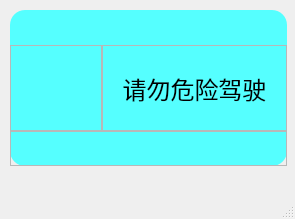
<?xml version="1.0" encoding="UTF-8"?>
<ui version="4.0">
 <class>MainWindow</class>
 <widget class="QMainWindow" name="MainWindow">
  <property name="geometry">
   <rect>
    <x>0</x>
    <y>0</y>
    <width>295</width>
    <height>219</height>
   </rect>
  </property>
  <property name="windowTitle">
   <string>MainWindow</string>
  </property>
  <widget class="QWidget" name="centralwidget">
   <widget class="QFrame" name="frame">
    <property name="geometry">
     <rect>
      <x>10</x>
      <y>10</y>
      <width>277</width>
      <height>156</height>
     </rect>
    </property>
    <property name="styleSheet">
     <string notr="true">
#frame{
	background-color: rgb(85, 255, 255);
	border-radius:15px;
}</string>
    </property>
    <property name="frameShape">
     <enum>QFrame::StyledPanel</enum>
    </property>
    <property name="frameShadow">
     <enum>QFrame::Raised</enum>
    </property>
    <layout class="QGridLayout" name="gridLayout_2">
     <property name="leftMargin">
      <number>0</number>
     </property>
     <property name="topMargin">
      <number>0</number>
     </property>
     <property name="rightMargin">
      <number>0</number>
     </property>
     <property name="bottomMargin">
      <number>0</number>
     </property>
     <property name="spacing">
      <number>0</number>
     </property>
     <item row="1" column="0">
      <widget class="QFrame" name="frame_7">
       <property name="sizePolicy">
        <sizepolicy hsizetype="Expanding" vsizetype="Expanding">
         <horstretch>1</horstretch>
         <verstretch>5</verstretch>
        </sizepolicy>
       </property>
       <property name="styleSheet">
        <string notr="true">image: url(:/icon/Danger.ico);</string>
       </property>
       <property name="frameShape">
        <enum>QFrame::StyledPanel</enum>
       </property>
       <property name="frameShadow">
        <enum>QFrame::Raised</enum>
       </property>
      </widget>
     </item>
     <item row="1" column="1">
      <widget class="QFrame" name="frame_8">
       <property name="sizePolicy">
        <sizepolicy hsizetype="Expanding" vsizetype="Expanding">
         <horstretch>2</horstretch>
         <verstretch>5</verstretch>
        </sizepolicy>
       </property>
       <property name="frameShape">
        <enum>QFrame::StyledPanel</enum>
       </property>
       <property name="frameShadow">
        <enum>QFrame::Raised</enum>
       </property>
       <layout class="QHBoxLayout" name="horizontalLayout_4">
        <item>
         <widget class="QLabel" name="label_2">
          <property name="font">
           <font>
            <pointsize>18</pointsize>
           </font>
          </property>
          <property name="text">
           <string>请勿危险驾驶</string>
          </property>
          <property name="alignment">
           <set>Qt::AlignCenter</set>
          </property>
         </widget>
        </item>
       </layout>
      </widget>
     </item>
     <item row="2" column="0" colspan="2">
      <widget class="QFrame" name="frame_9">
       <property name="sizePolicy">
        <sizepolicy hsizetype="Preferred" vsizetype="Expanding">
         <horstretch>0</horstretch>
         <verstretch>2</verstretch>
        </sizepolicy>
       </property>
       <property name="frameShape">
        <enum>QFrame::StyledPanel</enum>
       </property>
       <property name="frameShadow">
        <enum>QFrame::Raised</enum>
       </property>
      </widget>
     </item>
     <item row="0" column="0" colspan="2">
      <widget class="QFrame" name="frame_10">
       <property name="sizePolicy">
        <sizepolicy hsizetype="Preferred" vsizetype="Expanding">
         <horstretch>0</horstretch>
         <verstretch>2</verstretch>
        </sizepolicy>
       </property>
       <property name="styleSheet">
        <string notr="true">border:none;</string>
       </property>
       <property name="frameShape">
        <enum>QFrame::StyledPanel</enum>
       </property>
       <property name="frameShadow">
        <enum>QFrame::Raised</enum>
       </property>
       <layout class="QHBoxLayout" name="horizontalLayout_5">
        <property name="spacing">
         <number>4</number>
        </property>
        <property name="leftMargin">
         <number>4</number>
        </property>
        <property name="topMargin">
         <number>4</number>
        </property>
        <property name="rightMargin">
         <number>4</number>
        </property>
        <property name="bottomMargin">
         <number>4</number>
        </property>
        <item>
         <widget class="QFrame" name="frame_11">
          <property name="sizePolicy">
           <sizepolicy hsizetype="Expanding" vsizetype="Expanding">
            <horstretch>4</horstretch>
            <verstretch>0</verstretch>
           </sizepolicy>
          </property>
          <property name="frameShape">
           <enum>QFrame::StyledPanel</enum>
          </property>
          <property name="frameShadow">
           <enum>QFrame::Raised</enum>
          </property>
         </widget>
        </item>
        <item>
         <widget class="QPushButton" name="pushButton_2">
          <property name="sizePolicy">
           <sizepolicy hsizetype="Expanding" vsizetype="Expanding">
            <horstretch>1</horstretch>
            <verstretch>0</verstretch>
           </sizepolicy>
          </property>
          <property name="styleSheet">
           <string notr="true">image: url(:/icon/delete.ico);</string>
          </property>
          <property name="text">
           <string/>
          </property>
         </widget>
        </item>
       </layout>
      </widget>
     </item>
    </layout>
   </widget>
  </widget>
  <widget class="QMenuBar" name="menubar">
   <property name="geometry">
    <rect>
     <x>0</x>
     <y>0</y>
     <width>295</width>
     <height>23</height>
    </rect>
   </property>
  </widget>
  <widget class="QStatusBar" name="statusbar"/>
 </widget>
 <resources>
  <include location="uircc1.qrc"/>
 </resources>
 <connections/>
</ui>
